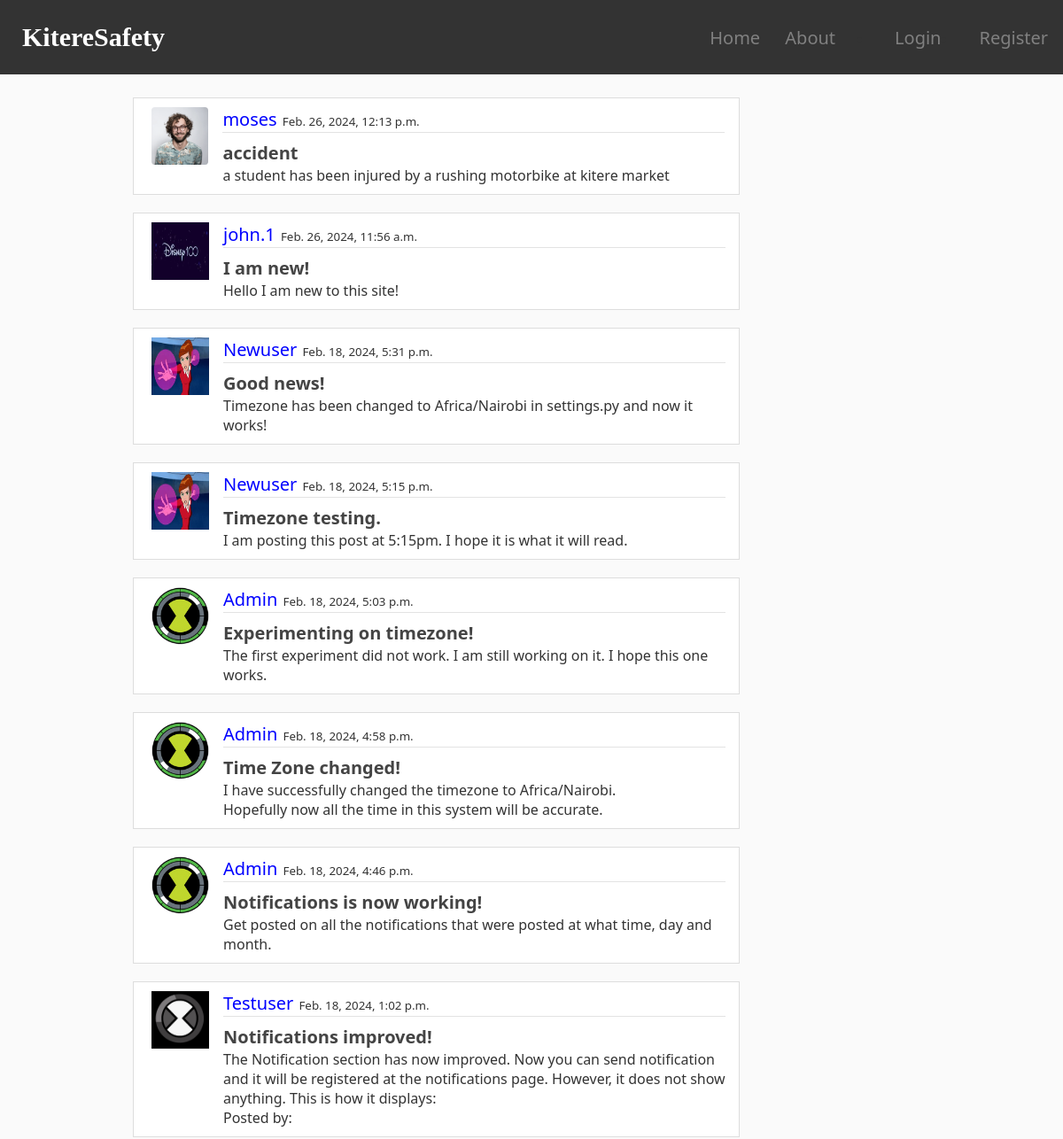
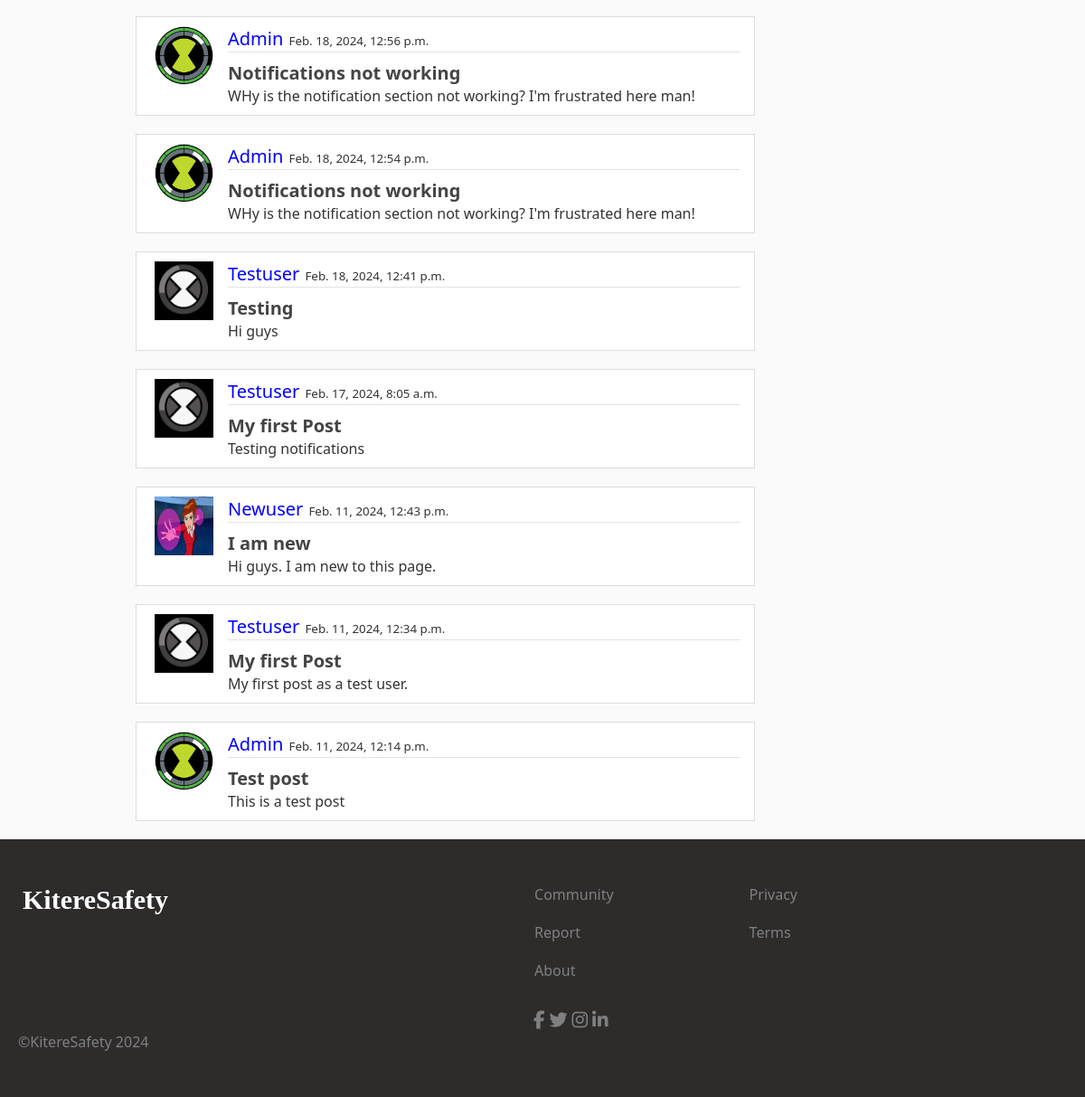
Screenshot of /blog/ with the database file from the repository (2 pictures, top to bottom).
### blog/models.py (models this page shows, shortened)
class Post(models.Model):
    title = models.CharField(max_length=100)
    content = models.TextField()
    date_posted = models.DateTimeField(default=timezone.now)
    author = models.ForeignKey(User, on_delete=models.CASCADE)
    DisplayFields = ['author', 'title', 'content', 'date_posted']
    FilterFields = ['date_posted']

### users/models.py (models this page shows, shortened)
class Profile(models.Model):
    user = models.OneToOneField(User, on_delete=models.CASCADE)
    image = models.ImageField(default='default.jpg', upload_to='profile_pics')
    DisplayFields = ['user', 'image']
    FilterFields = ['user']

### blog/views.py (the view)
# urls.py: path('', PostListView.as_view(), name='blog-home'),
class PostListView(ListView):
    model = Post
    template_name = 'blog/home.html'
    context_object_name = 'posts'
    ordering = ['-date_posted']

### blog/templates/blog/home.html
{% extends 'blog/base.html' %}
{% block content %}
    {% for post in posts %}
        <article class="content-section-3">
            <img src="{{ post.author.profile.image.url }}" class="article-img">
            <div>
                <div class="article-metadata">
                    <a href="">{{ post.author }}</a>
                    <small>{{ post.date_posted }}</small>
                </div>
                <h2><a class="article-title" href="{% url 'post-detail' post.id %}">{{ post.title }}</a></h2>
                <p class="article-content">{{ post.content }}</p>
            </div>
        </article>
    {% endfor %}
{% endblock %}

### blog/templates/blog/base.html (shortened to what this page needs)
{% load static %}
<!DOCTYPE html>
<html lang="en">
<head>
    <link rel="stylesheet" href="{% static 'blog/blog.css' %}">
</head>
<body>
    <header>
        <nav>
            <a href="{% url 'core:index' %}" class="logo">KitereSafety</a>
            <div class="nav-links" id="navLinks">
                <div>
                <ul>
                    <li><a href="{% url 'blog-home' %}">Home</a></li>
                    <li><a href="{% url 'blog-about' %}">About</a></li>
                </div>
                <div class="links">
                    {% if user.is_authenticated %}
                        <li><a href="{% url 'post-create' %}">New Post</a></li>
                        <li><a href="{% url 'profile' %}">Profile</a></li>
                        <div class="logout-btn">
                            <form action="{% url 'logout' %}" method="post">
                                {% csrf_token %}
                                <button type="submit">Logout</button>
                            </form>
                        </div>
                    {% else %}
                        <li><a href="{% url 'core:login' %}">Login</a></li>
                        <li><a href="{% url 'core:signup' %}">Register</a></li>
                    {% endif %}
                </div>
            </div>
        </nav>
    </header>
    <main class="container">
        <div class="row">
            <div>
                {% block content %}{% endblock %}
            </div>
        </div>
    </main>
    <footer>
        <div class="footer-flex">
            <div class="footer-right">
                <a href="{% url 'core:index' %}" class="logo">KitereSafety</a>
            </div>
            <div class="footer-left">
                <div class="left-right">
                    <a href="{% url 'blog-home' %}">Community</a>
                    <a href="{% url 'report-home' %}">Report</a>
                    <a href="{% url 'core:about' %}">About</a>
                </div>
                <div class="left-left">
                    <a href="{% url 'core:privacy' %}">Privacy</a>
                    <a href="{% url 'core:terms' %}">Terms</a>
                </div>
            </div>
        </div>
        <div class="social-media-links">
            <a href=""><i class="fa fa-facebook"></i></a>
            <a href=""><i class="fa fa-twitter"></i></a>
            <a href=""><i class="fa fa-instagram"></i></a>
            <a href=""><i class="fa fa-linkedin"></i></a>
        </div>
        <p>&copy;KitereSafety 2024</p>
    </footer>
</body>
</html>

### blog/static/blog/blog.css (style rules this page uses)
* { margin: 0; font-family: 'Segoe UI', Tahoma, Geneva, Verdana, sans-serif }
body { background: #fafafa; color: #333333; }
h1, h2, h3, h4, h5, h6 { color: #444444; }
a { color: gray; text-decoration: none; font-size: 20px; }
ul li { list-style: none; }
nav { display: flex; padding-top: 20px; padding-bottom: 20px; justify-content: space-between; align-items: center; background: #333333; top: 0; position: fixed; width: 100%; }
.logo { text-decoration: none; color: white; font-weight: bold; font-size: 30px; padding: 5px; margin-left: 20px; font-family: 'Times New Roman', Times, serif; }
.nav-links ul li { list-style: none; display: inline-block; padding: 8px 12px; position: relative; }
.links { display: flex; margin-right: 5px; padding: 8px 12px; }
.links a { margin-left: 20px; }
nav div { display: flex; }
.container { margin-left: 150px; }
header { margin-bottom: 90px; }
.content-section-3 { background: #ffffff; padding: 10px 20px; border: 1px solid #dddddd; margin-bottom: 20px; margin-top: 20px; display: flex; width: 17cm; }
.row { display: flex; }
.row div { margin-right: 100px; }
.article-title { color: #444444; text-decoration: none; }
.article-content { white-space: pre-line; width: 15cm; }
.article-img { height: 65px; width: 65px; margin-right: 16px; }
.article-metadata { padding-bottom: 1px; margin-bottom: 4px; border-bottom: 1px solid #e3e3e3; width: 15cm; }
.article-metadata a { color: blue; }
.article-metadata a { margin-right: 2px; text-decoration: none; }
footer { background-color: rgb(46, 43, 43); padding-top: 50px; padding-bottom: 50px; text-decoration: none; }
.footer-flex { display: flex; }
.footer-right { align-items: right; margin-right: 400px; }
footer p { color: gray; margin-left: 20px; }
.footer-left { display: flex; }
.footer-left a { display: block; font-size: 16px; margin-bottom: 20px; }
.left-right { margin-right: 50px; }
.left-left { margin-left: 100px; }
.social-media-links { margin-left: 590px; display: flex; }
.social-media-links a { margin-right: 5px; margin-top: 10px; }
.social-media-links i { cursor: pointer; color: gray; }

### rows the page displays
Post: author.profile.image (picture), author "moses", date_posted "Feb. 26, 2024, 12:13 p.m.", title "accident", content "a student has been injured by a rushing motorbike at kitere market"
Post: author.profile.image (picture), author "john.1", date_posted "Feb. 26, 2024, 11:56 a.m.", title "I am new!", content "Hello I am new to this site!"
Post: author.profile.image (picture), author "Newuser", date_posted "Feb. 18, 2024, 5:31 p.m.", title "Good news!", content "Timezone has been changed to Africa/Nairobi in settings.py and now it works!"
Post: author.profile.image (picture), author "Newuser", date_posted "Feb. 18, 2024, 5:15 p.m.", title "Timezone testing.", content "I am posting this post at 5:15pm. I hope it is what it will read."
Post: author.profile.image (picture), author "Admin", date_posted "Feb. 18, 2024, 5:03 p.m.", title "Experimenting on timezone!", content "The first experiment did not work. I am still working on it. I hope this one works."
Post: author.profile.image (picture), author "Admin", date_posted "Feb. 18, 2024, 4:58 p.m.", title "Time Zone changed!", content "I have successfully changed the timezone to Africa/Nairobi. Hopefully now all the time in this system will be accurate."
Post: author.profile.image (picture), author "Admin", date_posted "Feb. 18, 2024, 4:46 p.m.", title "Notifications is now working!", content "Get posted on all the notifications that were posted at what time, day and month."
Post: author.profile.image (placeholder picture), author "Testuser", date_posted "Feb. 18, 2024, 1:02 p.m.", title "Notifications improved!", content "The Notification section has now improved. Now you can send notification and it will be registered at the notifications page. However, it does not show anything. This is how it displays: Posted by:"
Post: author.profile.image (picture), author "Admin", date_posted "Feb. 18, 2024, 12:56 p.m.", title "Notifications not working", content "WHy is the notification section not working? I'm frustrated here man!"
Post: author.profile.image (picture), author "Admin", date_posted "Feb. 18, 2024, 12:54 p.m.", title "Notifications not working", content "WHy is the notification section not working? I'm frustrated here man!"
Post: author.profile.image (placeholder picture), author "Testuser", date_posted "Feb. 18, 2024, 12:41 p.m.", title "Testing", content "Hi guys"
Post: author.profile.image (placeholder picture), author "Testuser", date_posted "Feb. 17, 2024, 8:05 a.m.", title "My first Post", content "Testing notifications"
Post: author.profile.image (picture), author "Newuser", date_posted "Feb. 11, 2024, 12:43 p.m.", title "I am new", content "Hi guys. I am new to this page."
Post: author.profile.image (placeholder picture), author "Testuser", date_posted "Feb. 11, 2024, 12:34 p.m.", title "My first Post", content "My first post as a test user."
Post: author.profile.image (picture), author "Admin", date_posted "Feb. 11, 2024, 12:14 p.m.", title "Test post", content "This is a test post"
